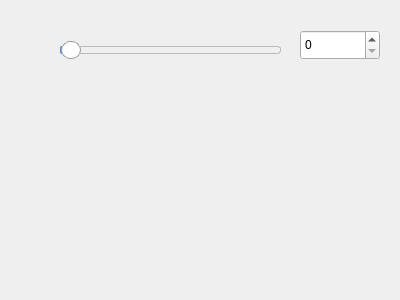
<?xml version="1.0" encoding="UTF-8"?>
<ui version="4.0">
 <class>Form</class>
 <widget class="QWidget" name="Form">
  <property name="geometry">
   <rect>
    <x>0</x>
    <y>0</y>
    <width>400</width>
    <height>300</height>
   </rect>
  </property>
  <property name="windowTitle">
   <string>Form</string>
  </property>
  <widget class="QSpinBox" name="spinBox">
   <property name="geometry">
    <rect>
     <x>300</x>
     <y>30</y>
     <width>80</width>
     <height>30</height>
    </rect>
   </property>
   <property name="minimumSize">
    <size>
     <width>80</width>
     <height>30</height>
    </size>
   </property>
  </widget>
  <widget class="QSlider" name="horizontalSlider">
   <property name="geometry">
    <rect>
     <x>60</x>
     <y>40</y>
     <width>221</width>
     <height>21</height>
    </rect>
   </property>
   <property name="styleSheet">
    <string notr="true">/* 水平滑条整体样式 */
QSlider::horizontal {
    height: 6px; /* 轨道高度 */
    margin: 5px 0; /* 上下外边距 */
}

/* 水平滑条轨道样式 */
QSlider::groove:horizontal {
    border: 1px solid #bbb; /* 轨道边框 */
    background: #f0f0f0; /* 轨道背景色 */
    height: 6px; /* 轨道高度 */
    border-radius: 3px; /* 轨道圆角 */
}

/* 水平滑条已填充部分（滑块左侧） */
QSlider::sub-page:horizontal {
    background: #4a90e2; /* 已填充部分颜色 */
    border-radius: 2px; /* 圆角 */
}

/* 水平滑条滑块样式（正常状态） */
QSlider::handle:horizontal {
    background: white; /* 滑块背景色 */
    border: 1px solid #999; /* 滑块边框 */
    width: 18px; /* 滑块宽度 */
    height: 18px; /* 滑块高度 */
    margin: -6px 0; /* 调整滑块位置（使其超出轨道） */
    border-radius: 9px; /* 圆形滑块 */
}

/* 滑块悬停状态 */
QSlider::handle:horizontal:hover {
    background: #f5f5f5;
    border-color: #666;
}

/* 滑块按下状态 */
QSlider::handle:horizontal:pressed {
    background: #e0e0e0;
    border-color: #333;
}</string>
   </property>
   <property name="orientation">
    <enum>Qt::Orientation::Horizontal</enum>
   </property>
  </widget>
 </widget>
 <resources/>
 <connections/>
</ui>
